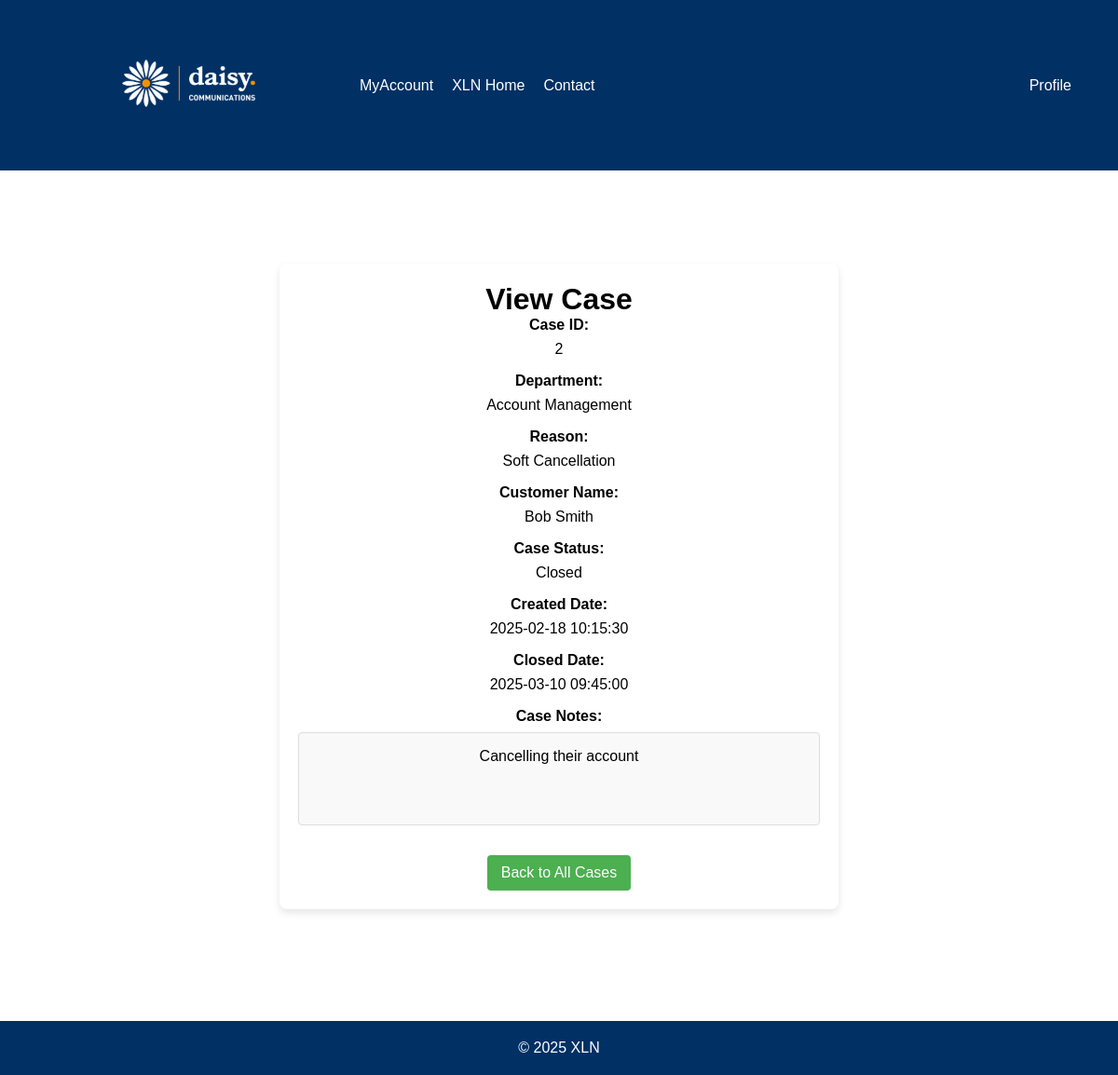
The page /php/ViewCase.php?uid=2 on the database its author committed.
### tables this page shows
CREATE TABLE "cases" (
	"caseID"	INTEGER,
	"userID"	INT NOT NULL,
	"reasonID"	INT NOT NULL,
	"description"	TEXT NOT NULL,
	"status"	INT NOT NULL CHECK("status" IN (0, 1)),
	"created"	TEXT CHECK("created" GLOB '????-??-?? ??:??:??'),
	"closed"	TEXT CHECK(("status" = 1 AND "closed" IS NULL) OR ("status" = 0 AND "closed" GLOB '????-??-?? ??:??:??')),
	"customerID"	INTEGER,
	PRIMARY KEY("caseID" AUTOINCREMENT),
	FOREIGN KEY("customerID") REFERENCES "customers"("customerID") ON UPDATE CASCADE ON DELETE CASCADE,
	FOREIGN KEY("reasonID") REFERENCES "reasons"("reasonID") ON UPDATE CASCADE ON DELETE CASCADE,
	FOREIGN KEY("userID") REFERENCES "users"("userID") ON UPDATE CASCADE ON DELETE CASCADE
);

CREATE TABLE departments (
departmentID INTEGER PRIMARY KEY AUTOINCREMENT,
deptName TEXT NOT NULL
);

CREATE TABLE reasons ( 
reasonID INTEGER PRIMARY KEY AUTOINCREMENT,
departmentID INT NOT NULL,
reason TEXT NOT NULL,
FOREIGN KEY (departmentID) REFERENCES departments(departmentID) ON UPDATE CASCADE ON DELETE CASCADE
);

CREATE TABLE "customers" (
	"customerID"	INTEGER,
	"name"	TEXT NOT NULL,
	"email"	TEXT NOT NULL CHECK("email" LIKE '%_@_%._%'),
	PRIMARY KEY("customerID" AUTOINCREMENT)
);

### php/ViewCase.php (the view, shortened to what this page needs)
<?php
$caseID = isset($_GET['uid']) ? $_GET['uid'] : null;
$caseData = null;
$db = new SQLite3('../data/XLN_new_DBA.db');
if ($caseID) {
    $stmt = $db->prepare("SELECT c.*,
                        d.deptName AS department_name,
                        r.reason AS reason_name,
                        cu.name AS customer_name,
                        CASE WHEN c.status = 1 THEN 'Open' ELSE 'Closed' END AS status_text
                FROM cases c
                LEFT JOIN reasons r ON c.reasonID = r.reasonID
                LEFT JOIN departments d ON r.departmentID = d.departmentID
                LEFT JOIN customers cu ON c.customerID = cu.customerID
                WHERE c.caseID = :caseID");
    $stmt->bindValue(':caseID', $caseID, SQLITE3_INTEGER);
    $result = $stmt->execute();
    $caseData = $result->fetchArray(SQLITE3_ASSOC);
}
?>
<!DOCTYPE html>
<html lang="en">
<head>
    <link rel="stylesheet" href="../css/EditCase.css">
</head>
<body>
    <header>
        <img class="logo" src="../xlnLogo.png" alt="XLN Logo">
        <nav>
            <ul class="left-menu">
                <li><a href="#">MyAccount</a></li>
                <li><a href="#">XLN Home</a></li>
                <li><a href="#">Contact</a></li>
            </ul>
            <ul class="right-menu">
                <li class="dropdown">
                    <a href="javascript:void(0)" class="dropbtn">Profile</a>
                </li>
            </ul>
        </nav>
    </header>
    <main>
        <div class="container">
            <h1>View Case</h1>
            <?php if ($caseData): ?>
                <div id="viewCaseForm">
                    <div class="form-group">
                        <label>Case ID:</label>
                        <p><?php echo $caseData['caseID']; ?></p>
                    </div>
                    <div class="form-group">
                        <label>Department:</label>
                        <p><?php echo $caseData['department_name']; ?></p>
                    </div>
                    <div class="form-group">
                        <label>Reason:</label>
                        <p><?php echo $caseData['reason_name']; ?></p>
                    </div>
                    <div class="form-group">
                        <label>Customer Name:</label>
                        <p><?php echo $caseData['customer_name']; ?></p>
                    </div>
                    <div class="form-group">
                        <label>Case Status:</label>
                        <p><?php echo $caseData['status_text']; ?></p>
                    </div>
                    <div class="form-group">
                        <label>Created Date:</label>
                        <p><?php echo $caseData['created']; ?></p>
                    </div>
                    <?php if ($caseData['closed']): ?>
                    <div class="form-group">
                        <label>Closed Date:</label>
                        <p><?php echo $caseData['closed']; ?></p>
                    </div>
                    <?php endif; ?>
                    <div class="form-group">
                        <label>Case Notes:</label>
                        <div class="notes-container">
                            <?php echo nl2br(htmlspecialchars($caseData['description'])); ?>
                        </div>
                    </div>
                    <a href="ViewAllCases.php" class="button">Back to All Cases</a>
                </div>
            <?php else: ?>
                <p>No case found or invalid case ID.</p>
                <a href="ViewAllCases.php">Back to All Cases</a>
            <?php endif; ?>
        </div>
    </main>
    <footer>
        <p>&copy; <span id="year"></span> XLN</p>
    </footer>
</body>
</html>

### css/EditCase.css (style rules this page uses)
* { margin: 0; padding: 0; box-sizing: border-box; font-family: Arial, Helvetica, sans-serif; }
header { background-color: #003064; color: white; display: flex; align-items: center; padding: 50px; }
img.logo { width: 300px; margin-right: 20px; }
nav { display: flex; justify-content: space-between; width: 100%; }
nav ul.left-menu { flex-grow: 1; }
nav ul.right-menu { justify-content: flex-end; }
.dropdown { position: relative; display: inline-block; }
nav ul { list-style: none; display: flex; align-items: center; margin: 0; padding: 0; }
nav ul li { margin-left: 20px; }
nav ul li a { color: white; text-decoration: none; }
main { background-color: #ffffff; padding: 20px; margin-top: 80px; margin-bottom: 100px; min-height: calc(100vh - 180px); display: flex; justify-content: center; align-items: center; flex-direction: column; }
.container { background-color: #fff; padding: 20px; border-radius: 8px; box-shadow: 0 4px 8px rgba(0, 0, 0, 0.1); width: 100%; max-width: 600px; text-align: center; margin-top: auto; margin-bottom: auto; }
footer { background-color: #003064; color: white; text-align: center; padding: 20px; position: relative; bottom: 0; left: 0; right: 0; width: 100%; }
.form-group { margin-bottom: 1rem; }
.form-group label { font-weight: bold; display: block; margin-bottom: 0.5rem; }
.notes-container { background-color: #f9f9f9; border: 1px solid #ddd; padding: 1rem; border-radius: 4px; min-height: 100px; }
.button { display: inline-block; background-color: #4CAF50; color: white; padding: 10px 15px; text-align: center; text-decoration: none; border-radius: 4px; margin-top: 1rem; }

### rows shown on the page
cases: caseID "2", departments.deptName "Account Management", reasonID.reason "Soft Cancellation", customerID.name "Bob Smith", created "2025-02-18 10:15:30", closed "2025-03-10 09:45:00", description "Cancelling their account"

### other values the page prints
$caseData['status_text'] "Closed"
